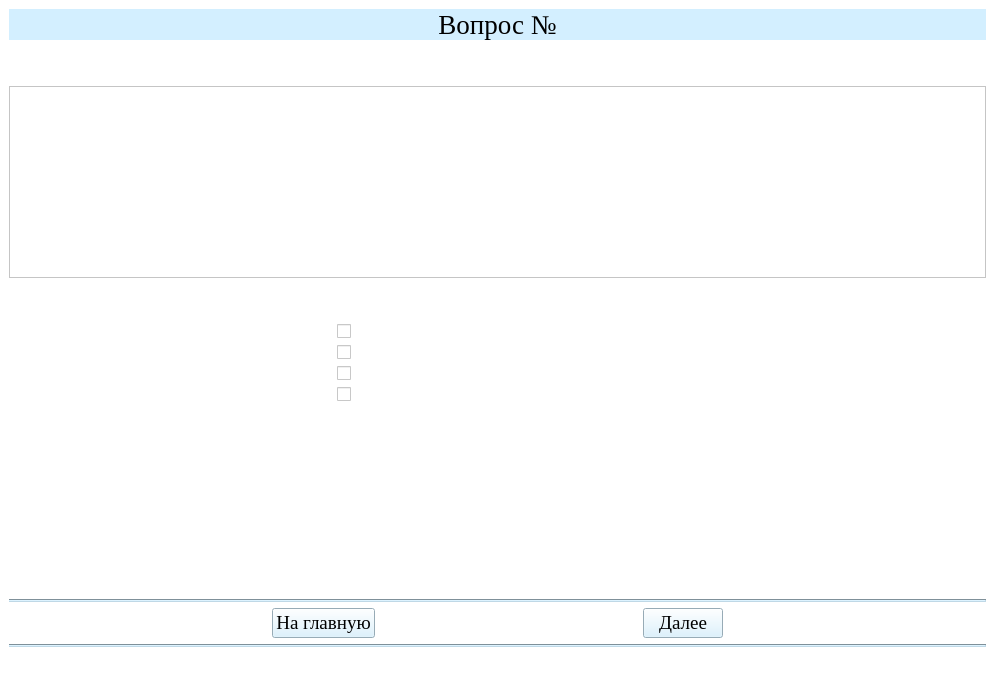
<?xml version="1.0" encoding="UTF-8"?>
<ui version="4.0">
 <class>TestWindow</class>
 <widget class="QMainWindow" name="TestWindow">
  <property name="geometry">
   <rect>
    <x>0</x>
    <y>0</y>
    <width>995</width>
    <height>678</height>
   </rect>
  </property>
  <property name="windowTitle">
   <string>АУК</string>
  </property>
  <property name="styleSheet">
   <string notr="true">background-color: rgb(255, 255, 255);</string>
  </property>
  <widget class="QWidget" name="centralwidget">
   <layout class="QGridLayout" name="gridLayout">
    <item row="0" column="0" colspan="3">
     <layout class="QVBoxLayout" name="verticalLayout">
      <item>
       <widget class="QLabel" name="label">
        <property name="font">
         <font>
          <family>Times New Roman</family>
          <pointsize>20</pointsize>
         </font>
        </property>
        <property name="styleSheet">
         <string notr="true">background-color: rgb(211, 239, 255);</string>
        </property>
        <property name="text">
         <string>Вопрос №</string>
        </property>
        <property name="alignment">
         <set>Qt::AlignCenter</set>
        </property>
       </widget>
      </item>
     </layout>
    </item>
    <item row="5" column="1">
     <spacer name="verticalSpacer_4">
      <property name="orientation">
       <enum>Qt::Vertical</enum>
      </property>
      <property name="sizeHint" stdset="0">
       <size>
        <width>20</width>
        <height>40</height>
       </size>
      </property>
     </spacer>
    </item>
    <item row="2" column="0" colspan="3">
     <layout class="QVBoxLayout" name="verticalLayout_2">
      <item>
       <widget class="QTextBrowser" name="textQuestion">
        <property name="font">
         <font>
          <family>Times New Roman</family>
          <pointsize>14</pointsize>
         </font>
        </property>
        <property name="html">
         <string>&lt;!DOCTYPE HTML PUBLIC &quot;-//W3C//DTD HTML 4.0//EN&quot; &quot;http://www.w3.org/TR/REC-html40/strict.dtd&quot;&gt;
&lt;html&gt;&lt;head&gt;&lt;meta name=&quot;qrichtext&quot; content=&quot;1&quot; /&gt;&lt;style type=&quot;text/css&quot;&gt;
p, li { white-space: pre-wrap; }
&lt;/style&gt;&lt;/head&gt;&lt;body style=&quot; font-family:'Times New Roman'; font-size:14pt; font-weight:400; font-style:normal;&quot;&gt;
&lt;p style=&quot;-qt-paragraph-type:empty; margin-top:12px; margin-bottom:12px; margin-left:0px; margin-right:0px; -qt-block-indent:0; text-indent:0px; line-height:150%; font-family:'MS Shell Dlg 2'; font-size:8.25pt;&quot;&gt;&lt;br /&gt;&lt;/p&gt;&lt;/body&gt;&lt;/html&gt;</string>
        </property>
       </widget>
      </item>
     </layout>
    </item>
    <item row="1" column="1">
     <spacer name="verticalSpacer">
      <property name="orientation">
       <enum>Qt::Vertical</enum>
      </property>
      <property name="sizeType">
       <enum>QSizePolicy::Fixed</enum>
      </property>
      <property name="sizeHint" stdset="0">
       <size>
        <width>20</width>
        <height>40</height>
       </size>
      </property>
     </spacer>
    </item>
    <item row="3" column="1">
     <spacer name="verticalSpacer_2">
      <property name="orientation">
       <enum>Qt::Vertical</enum>
      </property>
      <property name="sizeType">
       <enum>QSizePolicy::Fixed</enum>
      </property>
      <property name="sizeHint" stdset="0">
       <size>
        <width>20</width>
        <height>40</height>
       </size>
      </property>
     </spacer>
    </item>
    <item row="4" column="1">
     <layout class="QHBoxLayout" name="horizontalLayout_2">
      <item>
       <layout class="QVBoxLayout" name="verticalLayout_3">
        <item>
         <widget class="QCheckBox" name="checkBox_1">
          <property name="font">
           <font>
            <family>Times New Roman</family>
            <pointsize>16</pointsize>
           </font>
          </property>
          <property name="text">
           <string/>
          </property>
         </widget>
        </item>
        <item>
         <widget class="QCheckBox" name="checkBox_2">
          <property name="font">
           <font>
            <family>Times New Roman</family>
            <pointsize>16</pointsize>
           </font>
          </property>
          <property name="text">
           <string/>
          </property>
         </widget>
        </item>
        <item>
         <widget class="QCheckBox" name="checkBox_3">
          <property name="font">
           <font>
            <family>Times New Roman</family>
            <pointsize>16</pointsize>
           </font>
          </property>
          <property name="text">
           <string/>
          </property>
         </widget>
        </item>
        <item>
         <widget class="QCheckBox" name="checkBox_4">
          <property name="font">
           <font>
            <family>Times New Roman</family>
            <pointsize>16</pointsize>
           </font>
          </property>
          <property name="text">
           <string/>
          </property>
         </widget>
        </item>
       </layout>
      </item>
     </layout>
    </item>
    <item row="6" column="0" colspan="3">
     <widget class="Line" name="line">
      <property name="styleSheet">
       <string notr="true">background-color: rgb(191, 216, 230);</string>
      </property>
      <property name="orientation">
       <enum>Qt::Horizontal</enum>
      </property>
     </widget>
    </item>
    <item row="7" column="0" colspan="3">
     <layout class="QHBoxLayout" name="horizontalLayout">
      <item>
       <spacer name="horizontalSpacer">
        <property name="orientation">
         <enum>Qt::Horizontal</enum>
        </property>
        <property name="sizeHint" stdset="0">
         <size>
          <width>40</width>
          <height>20</height>
         </size>
        </property>
       </spacer>
      </item>
      <item>
       <widget class="QPushButton" name="btn_glavnaya_test">
        <property name="font">
         <font>
          <family>Times New Roman</family>
          <pointsize>14</pointsize>
          <weight>50</weight>
          <bold>false</bold>
         </font>
        </property>
        <property name="styleSheet">
         <string notr="true">background-color: rgb(211, 239, 255);
color: rgb(0, 0, 0);</string>
        </property>
        <property name="text">
         <string>На главную</string>
        </property>
       </widget>
      </item>
      <item>
       <spacer name="horizontalSpacer_3">
        <property name="orientation">
         <enum>Qt::Horizontal</enum>
        </property>
        <property name="sizeHint" stdset="0">
         <size>
          <width>40</width>
          <height>20</height>
         </size>
        </property>
       </spacer>
      </item>
      <item>
       <widget class="QPushButton" name="btn_dalee_test">
        <property name="font">
         <font>
          <family>Times New Roman</family>
          <pointsize>14</pointsize>
          <weight>50</weight>
          <bold>false</bold>
         </font>
        </property>
        <property name="styleSheet">
         <string notr="true">background-color: rgb(211, 239, 255);
color: rgb(0, 0, 0);</string>
        </property>
        <property name="text">
         <string>Далее</string>
        </property>
       </widget>
      </item>
      <item>
       <spacer name="horizontalSpacer_4">
        <property name="orientation">
         <enum>Qt::Horizontal</enum>
        </property>
        <property name="sizeHint" stdset="0">
         <size>
          <width>40</width>
          <height>20</height>
         </size>
        </property>
       </spacer>
      </item>
     </layout>
    </item>
    <item row="8" column="0" colspan="3">
     <widget class="Line" name="line_2">
      <property name="styleSheet">
       <string notr="true">background-color: rgb(191, 216, 230);</string>
      </property>
      <property name="orientation">
       <enum>Qt::Horizontal</enum>
      </property>
     </widget>
    </item>
   </layout>
  </widget>
  <widget class="QStatusBar" name="statusbar"/>
 </widget>
 <resources/>
 <connections/>
</ui>
